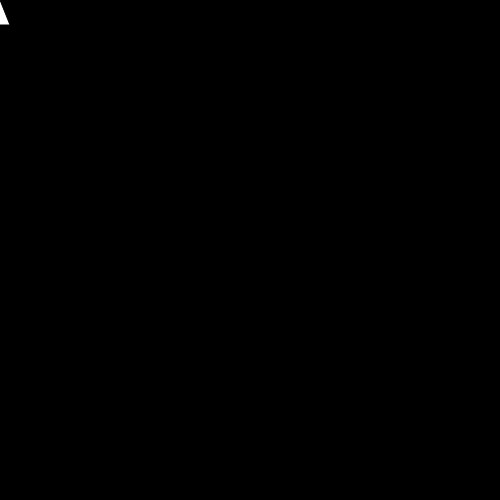
Frame 1 (no input)
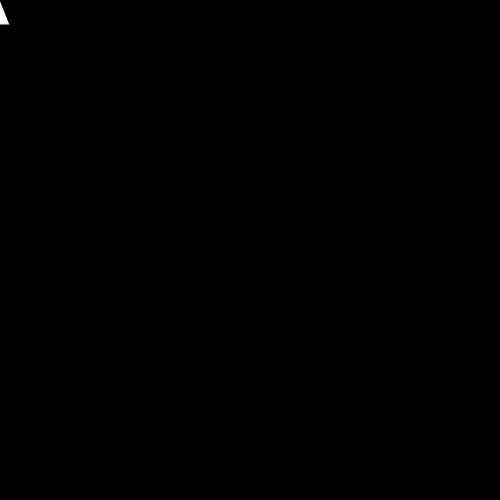
Frame 60 (no input)
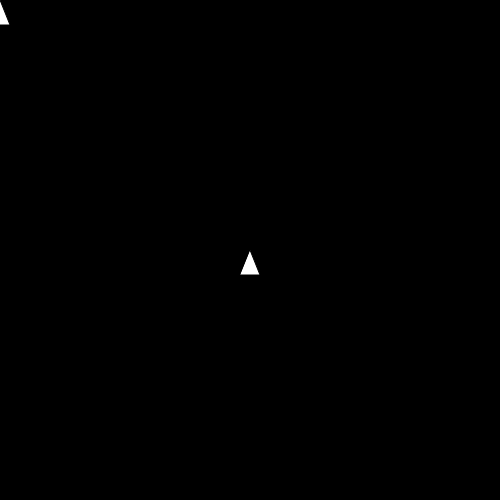
Frame 120 (the mouse pressed at the canvas centre since frame 60)

The p5.js sketch that drew these frames (run headless with seeded random() and noise() and a simulated clock; from frame 60 on, the mouse is pressed at the canvas centre):

// p5.js sketch
// ── sketch.js

function setup() {
  createCanvas(500,500)
  background(0)
}

function draw() {
  triangle(mouseX, mouseY, mouseX+10, mouseY+25, mouseX-10, mouseY+25);
}
